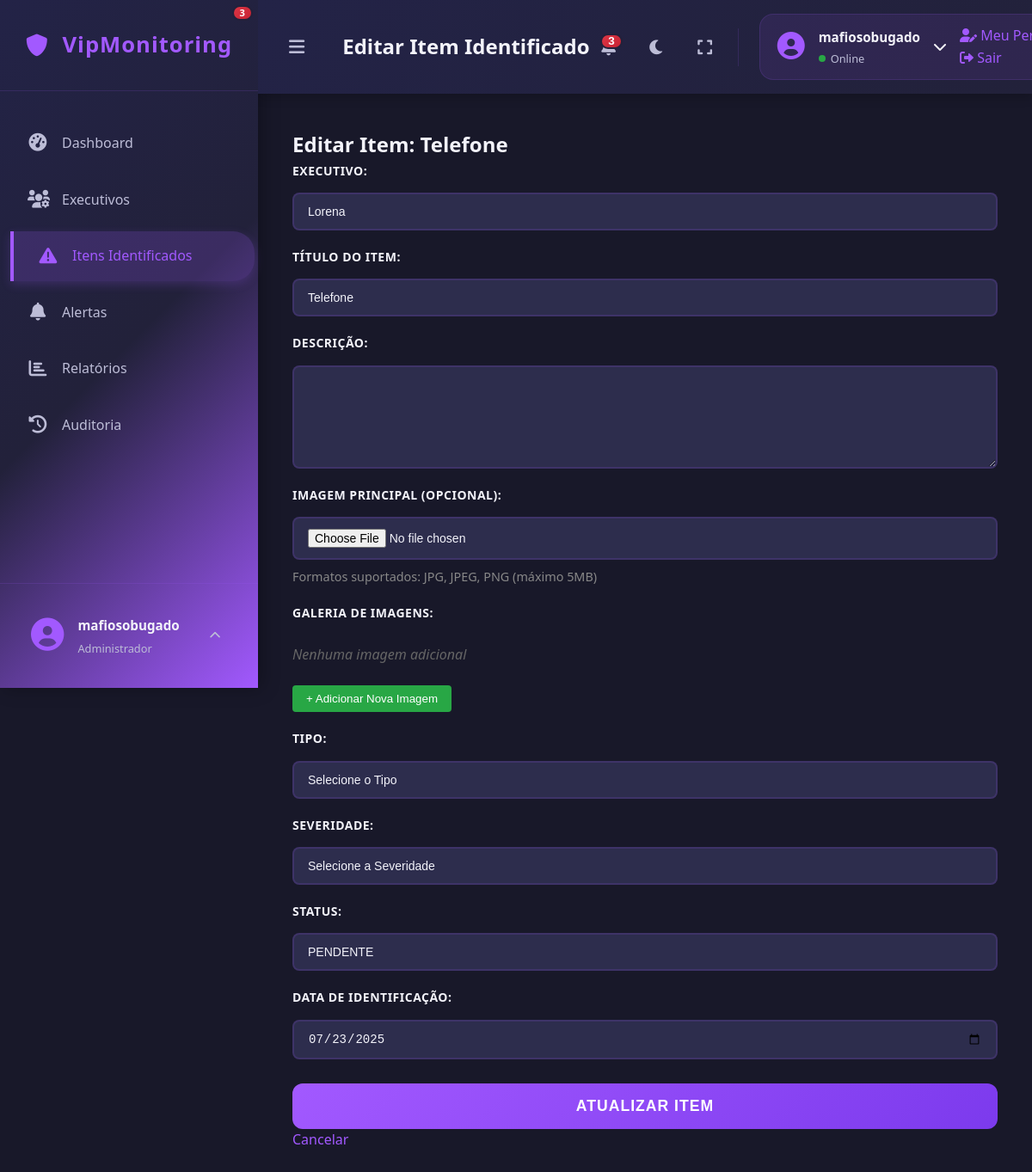
Screenshot of /edit_item/2 (signed in) with the database file from the repository.
### tables this page shows
CREATE TABLE users (
            id INTEGER PRIMARY KEY AUTOINCREMENT,
            username TEXT NOT NULL UNIQUE,
            email TEXT NOT NULL UNIQUE,
            password TEXT NOT NULL
        );

CREATE TABLE items (
            id INTEGER PRIMARY KEY AUTOINCREMENT,
            executive_id INTEGER NOT NULL,
            title TEXT NOT NULL,
            description TEXT,
            type TEXT NOT NULL, -- Ex: CREDENTIAL, DOCUMENTO, TELEFONE, EMAIL, ENDERECO
            severity TEXT NOT NULL, -- Ex: BAIXA, MEDIA, ALTA, CRITICA
            status TEXT NOT NULL, -- Ex: PENDENTE, TRATADO, IGNORADO
            identified_date TEXT NOT NULL, image_filename TEXT, -- Data no formato YYYY-MM-DD
            FOREIGN KEY (executive_id) REFERENCES executives (id) ON DELETE CASCADE
        );

CREATE TABLE executives (
            id INTEGER PRIMARY KEY AUTOINCREMENT,
            name TEXT NOT NULL,
            email TEXT NOT NULL UNIQUE,
            role TEXT,
            department TEXT,
            risk_score REAL DEFAULT 0.0,
            risk_level TEXT DEFAULT 'NENHUM'
        );

### app.py (the view, shortened to what this page needs)
@app.route('/edit_item/<int:item_id>', methods=['GET', 'POST'])
@login_required
def edit_item(item_id):
    item = database.get_item_by_id(item_id)
    if not item:
        flash('Item não encontrado.', 'danger')
        return redirect(url_for('items'))
    executives_list = database.get_all_executives() # Para o dropdown
    item_images = database.get_item_images(item_id) # Obter imagens múltiplas
    return render_template('add_edit_item.html', item=item, executives=executives_list, item_images=item_images, active_page='items')

### app.py (called while the page is built)
@login_manager.user_loader
def load_user(user_id):
    try:
        return database.User.get(user_id)
    except Exception as e:
        print(f"Erro ao carregar usuário {user_id}: {e}")
        return None

### database.py (called while the page is built)
def get_db_connection():
    conn = sqlite3.connect(DATABASE)
    conn.row_factory = sqlite3.Row # Isso permite acessar colunas por nome
    return conn

def get_all_executives():
    conn = get_db_connection()
    executives = conn.execute('SELECT * FROM executives').fetchall()
    conn.close()
    return executives

def get_item_by_id(item_id):
    conn = get_db_connection()
    item = conn.execute('SELECT i.*, e.name as executive_name FROM items i JOIN executives e ON i.executive_id = e.id WHERE i.id = ?', (item_id,)).fetchone()
    conn.close()
    return item

def get_item_images(item_id):
    conn = get_db_connection()
    images = conn.execute('SELECT * FROM item_images WHERE item_id = ? ORDER BY upload_date', (item_id,)).fetchall()
    conn.close()
    return images

    @staticmethod
    def get(user_id):
        conn = get_db_connection()
        user_data = conn.execute('SELECT * FROM users WHERE id = ?', (user_id,)).fetchone()
        conn.close()
        if user_data:
            return User(user_data['id'], user_data['username'], user_data['email'], user_data['password'])
        return None

### templates/add_edit_item.html (shortened to what this page needs)
{% extends "base.html" %}
{% block page_title %}{% if item %}Editar Item Identificado{% else %}Novo Item Identificado{% endif %}{% endblock %}
{% block content %}
    <div class="form-card">
        <h2>{% if item %}Editar Item: {{ item.title }}{% else %}Novo Item Identificado{% endif %}</h2>
        <form method="POST" action="{% if item %}{{ url_for('edit_item', item_id=item.id) }}{% else %}{{ url_for('add_item') }}{% endif %}" enctype="multipart/form-data">
            <div class="form-group">
                <label for="executive_id">Executivo:</label>
                <select id="executive_id" name="executive_id" required>
                    {% for exec in executives %}
                        <option value="{{ exec.id }}" {% if item and item.executive_id == exec.id %}selected{% endif %}>{{ exec.name }}</option>
                    {% endfor %}
                </select>
            </div>
            <div class="form-group">
                <label for="title">Título do Item:</label>
                <input type="text" id="title" name="title" value="{{ item.title if item else '' }}" required>
            </div>
            <div class="form-group">
                <label for="description">Descrição:</label>
                <textarea id="description" name="description" rows="3">{{ item.description if item else '' }}</textarea>
            </div>
            <div class="form-group">
                <label for="image">Imagem Principal (Opcional):</label>
                <input type="file" id="image" name="image" accept=".jpg,.jpeg,.png" onchange="previewImage(this)">
                <small style="color: #888; font-size: 0.9em;">Formatos suportados: JPG, JPEG, PNG (máximo 5MB)</small>
            </div>
            {% if item %}
            <div class="form-group">
                <label>Galeria de Imagens:</label>
                <div id="imageGallery" style="margin-top: 10px;">
                    {% if item_images %}
                        {% for img in item_images %}
                        <div class="image-item" data-image-id="{{ img.id }}" style="display: inline-block; margin: 10px; position: relative; border: 1px solid #ddd; border-radius: 4px; padding: 10px; background: #f9f9f9;">
                            <img src="{{ url_for('static', filename='uploads/' + img.filename) }}"
                                 alt="Imagem do item"
                                 style="max-width: 150px; max-height: 150px; display: block; cursor: pointer;"
                                 data-filename="{{ img.filename }}"
                                 data-description="{{ img.description or '' }}"
                                 data-image-id="{{ img.id }}"
                                 onclick="openGalleryModalWithData(this)">
                            <div style="margin-top: 5px; text-align: center;">
                                <small style="color: #666;">{{ img.description or 'Sem descrição' }}</small>
                            </div>
                            <button type="button"
                                    onclick="deleteImage({{ img.id }})"
                                    style="position: absolute; top: 5px; right: 5px; background: #dc3545; color: white; border: none; border-radius: 50%; width: 25px; height: 25px; cursor: pointer; font-size: 12px;">
                            </button>
                        </div>
                        {% endfor %}
                    {% else %}
                        <p style="color: #666; font-style: italic;">Nenhuma imagem adicional</p>
                    {% endif %}
                </div>
                <div style="margin-top: 15px;">
                    <button type="button" onclick="openAddImageModal()" style="background-color: #28a745; color: white; border: none; padding: 8px 16px; border-radius: 4px; cursor: pointer;">
                        + Adicionar Nova Imagem
                    </button>
                </div>
            </div>
            {% endif %}
            <div class="form-group">
                <label for="type">Tipo:</label>
                <select id="type" name="type" required>
                    <option value="">Selecione o Tipo</option>
                </select>
            </div>
            <div class="form-group">
                <label for="severity">Severidade:</label>
                <select id="severity" name="severity" required>
                    <option value="">Selecione a Severidade</option>
                </select>
            </div>
            <div class="form-group">
                <label for="status">Status:</label>
                <select id="status" name="status" required>
                    <option value="PENDENTE" {% if item and item.status == 'PENDENTE' %}selected{% endif %}>PENDENTE</option>
                </select>
            </div>
            <div class="form-group">
                <label for="identified_date">Data de Identificação:</label>
                <input type="date" id="identified_date" name="identified_date" value="{{ item.identified_date if item else '' }}" required>
            </div>
            <button type="submit" class="btn-primary">{% if item %}Atualizar Item{% else %}Adicionar Item{% endif %}</button>
            <a href="{{ url_for('items') }}" class="btn-secondary">Cancelar</a>
        </form>
    </div>
{% endblock %}

### templates/base.html (shortened to what this page needs)
<!DOCTYPE html>
<html lang="pt-BR">
<head>
    <link rel="stylesheet" href="{{ url_for('static', filename='css/style.css') }}">
    <link rel="stylesheet" href="https://cdnjs.cloudflare.com/ajax/libs/font-awesome/6.0.0/css/all.min.css">
</head>
<body>
    <div class="app-container">
        <div class="sidebar">
            <div class="sidebar-header">
                <div class="app-logo">
                    <i class="fas fa-shield-alt"></i>
                    <span>VipMonitoring</span>
                </div>
            </div>
            <nav class="sidebar-nav">
                <ul>
                    <li class="nav-item {{ 'active' if active_page == 'dashboard' else '' }}">
                        <a href="{{ url_for('dashboard') }}">
                            <i class="fas fa-tachometer-alt"></i>
                            <span class="nav-text">Dashboard</span>
                        </a>
                    </li>
                    <li class="nav-item {{ 'active' if active_page == 'executives' else '' }}">
                        <a href="{{ url_for('executives') }}">
                            <i class="fas fa-users-cog"></i>
                            <span class="nav-text">Executivos</span>
                        </a>
                    </li>
                    <li class="nav-item {{ 'active' if active_page == 'items' else '' }}">
                        <a href="{{ url_for('items') }}">
                            <i class="fas fa-exclamation-triangle"></i>
                            <span class="nav-text">Itens Identificados</span>
                        </a>
                    </li>
                    <li class="nav-item {{ 'active' if active_page == 'alerts' else '' }}">
                        <a href="{{ url_for('alerts') }}">
                            <i class="fas fa-bell"></i>
                            <span class="nav-text">Alertas</span>
                            <span class="notification-badge" id="alertsBadge" style="display: none;"></span>
                        </a>
                    </li>
                    <li class="nav-item {{ 'active' if active_page == 'reports' else '' }}">
                        <a href="{{ url_for('reports') }}">
                            <i class="fas fa-chart-bar"></i>
                            <span class="nav-text">Relatórios</span>
                        </a>
                    </li>
                    <li class="nav-item {{ 'active' if active_page == 'audit' else '' }}">
                        <a href="{{ url_for('audit') }}">
                            <i class="fas fa-history"></i>
                            <span class="nav-text">Auditoria</span>
                        </a>
                    </li>
                </ul>
            </nav>
            <div class="sidebar-footer">
                <div class="user-profile">
                    <div class="user-avatar">
                        <i class="fas fa-user-circle"></i>
                    </div>
                    <div class="user-info">
                        <span class="user-name">{{ current_user.username if current_user.is_authenticated else 'Usuário' }}</span>
                        <span class="user-role">Administrador</span>
                    </div>
                    <div class="user-menu">
                        <button class="user-menu-toggle" onclick="toggleUserMenu()">
                            <i class="fas fa-chevron-up"></i>
                        </button>
                    </div>
                </div>
            </div>
        </div>
        <div class="main-content">
            <nav class="navbar">
                <div class="navbar-left">
                    <button class="sidebar-toggle" onclick="toggleSidebar()">
                        <i class="fas fa-bars"></i>
                    </button>
                    <div class="page-title">
                        <h3>{% block page_title %}{% endblock %}</h3>
                    </div>
                </div>
                <div class="navbar-right">
                    <div class="navbar-actions">
                        <div style="position: relative;">
                            <button class="action-btn" id="alertBtn" title="Alertas Recentes" onclick="toggleAlertsDropdown()">
                                <i class="fas fa-bell"></i>
                                <span class="notification-badge" id="alertsCount" style="display: none;">0</span>
                            </button>
                        </div>
                        <button class="action-btn" title="Modo escuro" onclick="toggleDarkMode()">
                            <i class="fas fa-moon"></i>
                        </button>
                        <button class="action-btn" title="Tela cheia" onclick="toggleFullscreen()">
                            <i class="fas fa-expand"></i>
                        </button>
                    </div>
                    <div class="user-info-navbar" onclick="toggleNavUserMenu()">
                        <div class="user-avatar-small">
                            <i class="fas fa-user-circle"></i>
                        </div>
                        <div class="user-details">
                            <span class="user-name">{{ current_user.username if current_user.is_authenticated else 'Usuário' }}</span>
                            <span class="user-status online">Online</span>
                        </div>
                        <div class="user-chevron">
                            <i class="fas fa-chevron-down" id="navUserChevron"></i>
                        </div>
                        <div class="user-nav-dropdown" id="userNavDropdown">
                            <a href="#" class="nav-menu-item">
                                <i class="fas fa-user-edit"></i>
                                <span>Meu Perfil</span>
                            </a>
                            <a href="{{ url_for('logout') }}" class="nav-menu-item logout">
                                <i class="fas fa-sign-out-alt"></i>
                                <span>Sair</span>
                            </a>
                        </div>
                    </div>
                </div>
            </nav>
            <div class="content-area"
                 style="margin-left: 0; transition: margin-left 0.3s ease;"
                 data-sidebar-state="closed">
                {% block content %}{% endblock %}
            </div>
        </div>
    </div>
</body>
</html>

### rows the page displays
users: username "mafiosobugado"
items: title "Telefone", executive_id "Lorena", status "PENDENTE", identified_date "07/23/2025"
